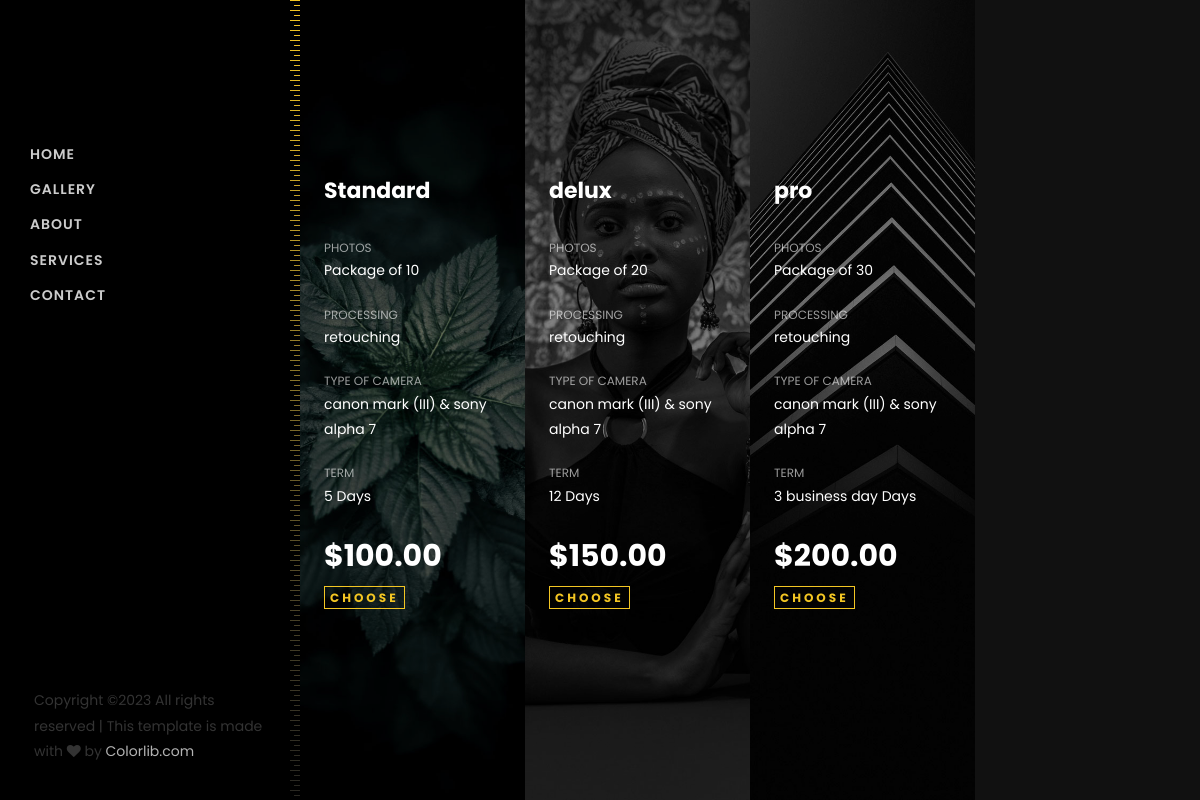
Page /package/1/ on the committed database.
### bm/models.py (models this page shows, shortened)
class Package(models.Model):
    name = models.CharField(max_length=100, verbose_name='package name')
    price = models.DecimalField(max_digits=8, decimal_places=2, verbose_name='package price')
    detail = models.TextField(verbose_name='package details')
    items = models.IntegerField()
    type_of_camera = models.CharField(max_length=100, verbose_name='Type of camera',null=True)
    process = models.CharField(max_length=100, verbose_name='Process',null=True)
    term = models.CharField(max_length=100, verbose_name='term', null=True)
    image = models.ImageField(upload_to='images/Package__images/', verbose_name="Package image", blank=True, null=True)
    category = models.ForeignKey('Category', verbose_name='package category', on_delete=models.CASCADE)
    created_on = models.DateTimeField(auto_now_add=True)

### appoint/views.py (the view)
# urls.py: path('package/<str:pk>/', Packages, name="packages"),
def Packages(request, pk):
    category_id = Category.objects.get(id = pk)
    packages = Package.objects.filter(category=category_id)
    ctxt = {
        'packages': packages,
        'category_id':category_id,
    }
    return render(request, 'appoint/packages.html', ctxt)

### appoint/templates/appoint/packages.html
{% extends 'appoint/base.html' %}
{% block content %}
<section class="ftco-section ftco-no-pt ftco-no-pb">
<div class="container px-md-0">
    <div class="row d-flex no-gutters">
        {% for p in packages %}
        <div class="col-md-3 pricing">
            <div class="row no-gutters align-items-center">
                <div href="{{p.image.url}}" class="img w-100 js-fullheight d-flex align-items-center" style="background-image: url({{p.image.url}});">
                    <div class="text p-4 ftco-animate">
                        <h3>{{p.name}}</h3>
                        <ul>
                            <li><span>Photos</span>Package of {{p.items}}</li>
                            <li><span>Processing</span>{{p.process}}</li>
                            <li><span>Type of Camera</span>{{p.type_of_camera}}</li>
                            <li><span>Term</span>{{p.term}} Days</li>
                        </ul>
                        <span class="price">${{p.price}}</span>
                        <p><a href="{% url 'date_time' p.id %}" class="btn-custom">Choose</a></p>
                    </div>
                </div>
            </div>
        </div>
        {% endfor %}
    </div>
</div>
</section>
                        {% endblock %}

### appoint/templates/appoint/base.html (shortened to what this page needs)
{% load static %}
<!DOCTYPE html>
<html lang="en">
<head>
	<link rel="stylesheet" href="https://stackpath.bootstrapcdn.com/font-awesome/4.7.0/css/font-awesome.min.css">
	<link rel="stylesheet" href="{% static 'css/animate.css' %}">
	<link rel="stylesheet" href="{% static 'css/owl.carousel.min.css' %}">
	<link rel="stylesheet" href="{% static 'css/owl.theme.default.min.css' %}">
	<link rel="stylesheet" href="{% static 'css/magnific-popup.css' %}">
	<link rel="stylesheet" href="{% static 'css/flaticon.css' %}">
	<link rel="stylesheet" href="{% static 'css/style.css' %}">
</head>
<body>
	<div id="colorlib-page">
		<aside id="colorlib-aside" role="complementary" class="js-fullheight">
			<h1 id="colorlib-logo" class="mb-4 mb-md-5"><a href="{% url 'home' %}">Bmproduction</a></h1>
			<nav id="colorlib-main-menu" role="navigation">
				<ul>
					<li><a href="{% url 'home' %}">Home</a></li>
					<li><a href="{% url 'gallery' %}">Gallery</a></li>
					<li><a href="{% url 'about' %}">About</a></li>
					<li class=""><a href="{% url 'services' %}">Services</a></li>
					<li><a href="{% url 'contact' %}">Contact</a></li>
				</ul>
			</nav>
			<div class="colorlib-footer">
				<p class="pfooter">
					Copyright &copy;<script>document.write(new Date().getFullYear());</script> All rights reserved | This template is made with <i class="fa fa-heart" aria-hidden="true"></i> by <a href="https://colorlib.com" target="_blank">Colorlib.com</a>
					</p>
				</div>
			</aside>
			<div id="colorlib-main">
				{% block content %} {% endblock %}
			</div>
		</div>
	</body>
	</html>

### rows in the picture
Package: image (picture), name "Standard", items "10", process "retouching", type_of_camera "canon mark (III) & sony alpha 7", term "5", price "100.00"
Package: image (picture), name "delux", items "20", process "retouching", type_of_camera "canon mark (III) & sony alpha 7", term "12", price "150.00"
Package: image (picture), name "pro", items "30", process "retouching", type_of_camera "canon mark (III) & sony alpha 7", term "3 business day", price "200.00"
